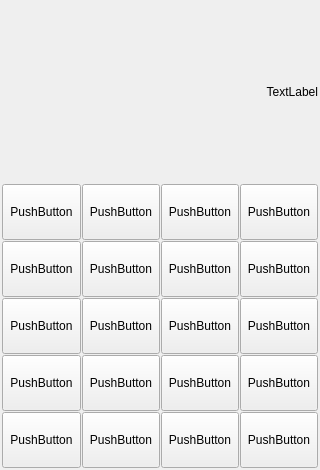
<?xml version="1.0" encoding="UTF-8"?>
<ui version="4.0">
 <class>MainWindow</class>
 <widget class="QMainWindow" name="MainWindow">
  <property name="geometry">
   <rect>
    <x>0</x>
    <y>0</y>
    <width>320</width>
    <height>470</height>
   </rect>
  </property>
  <property name="sizePolicy">
   <sizepolicy hsizetype="Minimum" vsizetype="Minimum">
    <horstretch>0</horstretch>
    <verstretch>0</verstretch>
   </sizepolicy>
  </property>
  <property name="minimumSize">
   <size>
    <width>320</width>
    <height>470</height>
   </size>
  </property>
  <property name="windowTitle">
   <string>MainWindow</string>
  </property>
  <widget class="QWidget" name="centralwidget">
   <property name="minimumSize">
    <size>
     <width>320</width>
     <height>320</height>
    </size>
   </property>
   <layout class="QVBoxLayout" name="verticalLayout">
    <property name="spacing">
     <number>2</number>
    </property>
    <property name="leftMargin">
     <number>2</number>
    </property>
    <property name="topMargin">
     <number>2</number>
    </property>
    <property name="rightMargin">
     <number>2</number>
    </property>
    <property name="bottomMargin">
     <number>2</number>
    </property>
    <item>
     <spacer name="verticalSpacer">
      <property name="orientation">
       <enum>Qt::Vertical</enum>
      </property>
      <property name="sizeType">
       <enum>QSizePolicy::Fixed</enum>
      </property>
      <property name="sizeHint" stdset="0">
       <size>
        <width>20</width>
        <height>40</height>
       </size>
      </property>
     </spacer>
    </item>
    <item>
     <widget class="QLabel" name="label">
      <property name="sizePolicy">
       <sizepolicy hsizetype="Expanding" vsizetype="Preferred">
        <horstretch>0</horstretch>
        <verstretch>0</verstretch>
       </sizepolicy>
      </property>
      <property name="minimumSize">
       <size>
        <width>0</width>
        <height>100</height>
       </size>
      </property>
      <property name="text">
       <string>TextLabel</string>
      </property>
      <property name="alignment">
       <set>Qt::AlignRight|Qt::AlignTrailing|Qt::AlignVCenter</set>
      </property>
      <property name="indent">
       <number>-1</number>
      </property>
     </widget>
    </item>
    <item>
     <spacer name="verticalSpacer_2">
      <property name="orientation">
       <enum>Qt::Vertical</enum>
      </property>
      <property name="sizeType">
       <enum>QSizePolicy::Fixed</enum>
      </property>
      <property name="sizeHint" stdset="0">
       <size>
        <width>20</width>
        <height>40</height>
       </size>
      </property>
     </spacer>
    </item>
    <item>
     <layout class="QGridLayout" name="gridLayout">
      <property name="sizeConstraint">
       <enum>QLayout::SetDefaultConstraint</enum>
      </property>
      <property name="spacing">
       <number>1</number>
      </property>
      <item row="2" column="0">
       <widget class="QPushButton" name="pushButton_5">
        <property name="sizePolicy">
         <sizepolicy hsizetype="Expanding" vsizetype="Expanding">
          <horstretch>0</horstretch>
          <verstretch>0</verstretch>
         </sizepolicy>
        </property>
        <property name="text">
         <string>PushButton</string>
        </property>
       </widget>
      </item>
      <item row="0" column="1">
       <widget class="QPushButton" name="pushButton_2">
        <property name="sizePolicy">
         <sizepolicy hsizetype="Expanding" vsizetype="Expanding">
          <horstretch>0</horstretch>
          <verstretch>0</verstretch>
         </sizepolicy>
        </property>
        <property name="text">
         <string>PushButton</string>
        </property>
       </widget>
      </item>
      <item row="0" column="2">
       <widget class="QPushButton" name="pushButton_3">
        <property name="sizePolicy">
         <sizepolicy hsizetype="Expanding" vsizetype="Expanding">
          <horstretch>0</horstretch>
          <verstretch>0</verstretch>
         </sizepolicy>
        </property>
        <property name="text">
         <string>PushButton</string>
        </property>
       </widget>
      </item>
      <item row="0" column="3">
       <widget class="QPushButton" name="pushButton_4">
        <property name="sizePolicy">
         <sizepolicy hsizetype="Expanding" vsizetype="Expanding">
          <horstretch>0</horstretch>
          <verstretch>0</verstretch>
         </sizepolicy>
        </property>
        <property name="text">
         <string>PushButton</string>
        </property>
       </widget>
      </item>
      <item row="4" column="1">
       <widget class="QPushButton" name="pushButton_14">
        <property name="sizePolicy">
         <sizepolicy hsizetype="Expanding" vsizetype="Expanding">
          <horstretch>0</horstretch>
          <verstretch>0</verstretch>
         </sizepolicy>
        </property>
        <property name="text">
         <string>PushButton</string>
        </property>
       </widget>
      </item>
      <item row="0" column="0">
       <widget class="QPushButton" name="pushButton">
        <property name="sizePolicy">
         <sizepolicy hsizetype="Expanding" vsizetype="Expanding">
          <horstretch>0</horstretch>
          <verstretch>0</verstretch>
         </sizepolicy>
        </property>
        <property name="text">
         <string>PushButton</string>
        </property>
       </widget>
      </item>
      <item row="4" column="2">
       <widget class="QPushButton" name="pushButton_15">
        <property name="sizePolicy">
         <sizepolicy hsizetype="Expanding" vsizetype="Expanding">
          <horstretch>0</horstretch>
          <verstretch>0</verstretch>
         </sizepolicy>
        </property>
        <property name="text">
         <string>PushButton</string>
        </property>
       </widget>
      </item>
      <item row="4" column="3">
       <widget class="QPushButton" name="pushButton_16">
        <property name="sizePolicy">
         <sizepolicy hsizetype="Expanding" vsizetype="Expanding">
          <horstretch>0</horstretch>
          <verstretch>0</verstretch>
         </sizepolicy>
        </property>
        <property name="text">
         <string>PushButton</string>
        </property>
       </widget>
      </item>
      <item row="4" column="0">
       <widget class="QPushButton" name="pushButton_7">
        <property name="sizePolicy">
         <sizepolicy hsizetype="Expanding" vsizetype="Expanding">
          <horstretch>0</horstretch>
          <verstretch>0</verstretch>
         </sizepolicy>
        </property>
        <property name="text">
         <string>PushButton</string>
        </property>
       </widget>
      </item>
      <item row="2" column="2">
       <widget class="QPushButton" name="pushButton_9">
        <property name="sizePolicy">
         <sizepolicy hsizetype="Expanding" vsizetype="Expanding">
          <horstretch>0</horstretch>
          <verstretch>0</verstretch>
         </sizepolicy>
        </property>
        <property name="text">
         <string>PushButton</string>
        </property>
       </widget>
      </item>
      <item row="2" column="3">
       <widget class="QPushButton" name="pushButton_10">
        <property name="sizePolicy">
         <sizepolicy hsizetype="Expanding" vsizetype="Expanding">
          <horstretch>0</horstretch>
          <verstretch>0</verstretch>
         </sizepolicy>
        </property>
        <property name="text">
         <string>PushButton</string>
        </property>
       </widget>
      </item>
      <item row="3" column="2">
       <widget class="QPushButton" name="pushButton_12">
        <property name="sizePolicy">
         <sizepolicy hsizetype="Expanding" vsizetype="Expanding">
          <horstretch>0</horstretch>
          <verstretch>0</verstretch>
         </sizepolicy>
        </property>
        <property name="text">
         <string>PushButton</string>
        </property>
       </widget>
      </item>
      <item row="3" column="1">
       <widget class="QPushButton" name="pushButton_11">
        <property name="sizePolicy">
         <sizepolicy hsizetype="Expanding" vsizetype="Expanding">
          <horstretch>0</horstretch>
          <verstretch>0</verstretch>
         </sizepolicy>
        </property>
        <property name="text">
         <string>PushButton</string>
        </property>
       </widget>
      </item>
      <item row="3" column="3">
       <widget class="QPushButton" name="pushButton_13">
        <property name="sizePolicy">
         <sizepolicy hsizetype="Expanding" vsizetype="Expanding">
          <horstretch>0</horstretch>
          <verstretch>0</verstretch>
         </sizepolicy>
        </property>
        <property name="text">
         <string>PushButton</string>
        </property>
       </widget>
      </item>
      <item row="3" column="0">
       <widget class="QPushButton" name="pushButton_6">
        <property name="sizePolicy">
         <sizepolicy hsizetype="Expanding" vsizetype="Expanding">
          <horstretch>0</horstretch>
          <verstretch>0</verstretch>
         </sizepolicy>
        </property>
        <property name="text">
         <string>PushButton</string>
        </property>
       </widget>
      </item>
      <item row="2" column="1">
       <widget class="QPushButton" name="pushButton_8">
        <property name="sizePolicy">
         <sizepolicy hsizetype="Expanding" vsizetype="Expanding">
          <horstretch>0</horstretch>
          <verstretch>0</verstretch>
         </sizepolicy>
        </property>
        <property name="text">
         <string>PushButton</string>
        </property>
       </widget>
      </item>
      <item row="1" column="0">
       <widget class="QPushButton" name="pushButton_17">
        <property name="sizePolicy">
         <sizepolicy hsizetype="Expanding" vsizetype="Expanding">
          <horstretch>0</horstretch>
          <verstretch>0</verstretch>
         </sizepolicy>
        </property>
        <property name="text">
         <string>PushButton</string>
        </property>
       </widget>
      </item>
      <item row="1" column="1">
       <widget class="QPushButton" name="pushButton_18">
        <property name="sizePolicy">
         <sizepolicy hsizetype="Expanding" vsizetype="Expanding">
          <horstretch>0</horstretch>
          <verstretch>0</verstretch>
         </sizepolicy>
        </property>
        <property name="text">
         <string>PushButton</string>
        </property>
       </widget>
      </item>
      <item row="1" column="2">
       <widget class="QPushButton" name="pushButton_19">
        <property name="sizePolicy">
         <sizepolicy hsizetype="Expanding" vsizetype="Expanding">
          <horstretch>0</horstretch>
          <verstretch>0</verstretch>
         </sizepolicy>
        </property>
        <property name="text">
         <string>PushButton</string>
        </property>
       </widget>
      </item>
      <item row="1" column="3">
       <widget class="QPushButton" name="pushButton_20">
        <property name="sizePolicy">
         <sizepolicy hsizetype="Expanding" vsizetype="Expanding">
          <horstretch>0</horstretch>
          <verstretch>0</verstretch>
         </sizepolicy>
        </property>
        <property name="text">
         <string>PushButton</string>
        </property>
       </widget>
      </item>
     </layout>
    </item>
   </layout>
  </widget>
 </widget>
 <resources/>
 <connections/>
</ui>
